Frame 1 (no input): blank canvas, image omitted
Frame 60 (the mouse pressed at the canvas centre just before this capture): blank canvas, image omitted
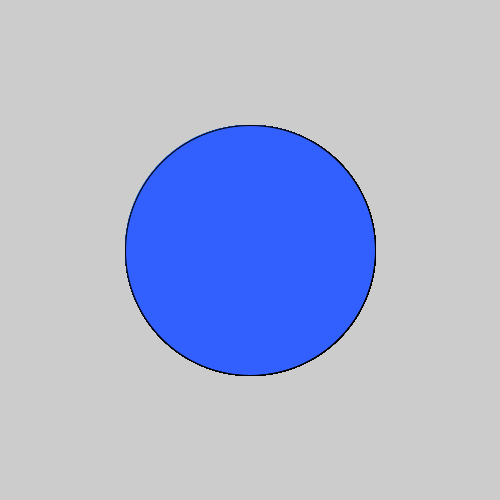
Frame 120 (the mouse held since frame 60 and released just before this capture)

The Processing sketch whose frames 1 and 60 were blank and that drew this single picture after the mouse press (run headless with seeded random() and noise(); from frame 60 on, the mouse is pressed at the canvas centre):

// Processing sketch: Martinez_Josue_2_sistemaCordenadas
// ── Martinez_Josue_2_sistemaCordenadas.pde
void setup() { //Comentarios. Definimos nuestro setup. solo se ejecuta una vez
  size(500, 500);
  colorMode(HSB, 360, 100, 100);//Definimos el modo de color
  frameRate(60);//FPS
  noCursor();//No lo hagas. No dibujes el cursor
}
//draw(). Me permite dibujar el contenido por defecto 60 veces por segundo
void draw() {
  //Módulo %
  ellipse(mouseX, mouseY, frameCount%1+mouseX, frameCount%1+mouseY);
  fill(random(178, 247), 80, 100);
}
